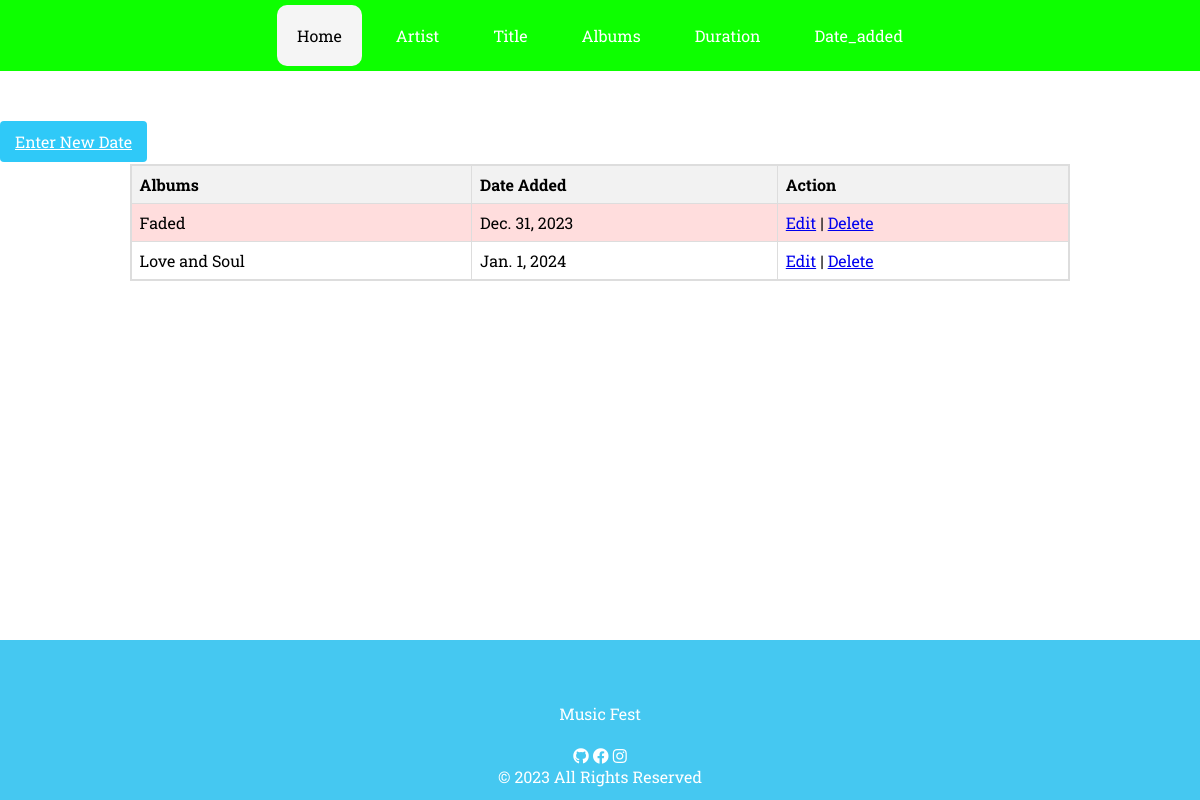
Screenshot of /date_addeds/ with the database file from the repository.
### record/models.py (models this page shows, shortened)
class date_added(models.Model):
    artistID = models.AutoField(primary_key=True)
    albumsArtist = models.CharField( max_length=50)
    albums_name = models.CharField(max_length=255)  # Adding the 'albums' field
    song = models.CharField(max_length=255)
    DateAdded = models.DateField()

### record/views.py (the view)
# urls.py: path('date_addeds/', date_addedListView.as_view(), name='date_added-list'),
class date_addedListView(ListView):
    model = date_added
    template_name = 'date_added_list.html'
    context_object_name = 'date_added'
    paginate_by = 5
    def get_queryset(self):
        return date_added.objects.all()

### record/templates/date_added_list.html (shortened to what this page needs)
{% extends 'base.html' %}
{% load static %}
{% block content %}
<a href="{% url 'date_added-add' %}" class="custom-btn btn btn-primary">Enter New Date</a><br>
<section class="trainers-container">
    <table class="styled-table">
      <tbody>
        <tr>
          <th>Albums</th>
          <th>Date Added</th>
          <th>Action</th>
        </tr>
        {% for date_added in object_list %}
        <tr>
          <td>{{ date_added.albums_name}}</td>
          <td>{{ date_added.DateAdded}}</td>
          <td>
            <a href="{% url 'date_added-update' date_added.artistID%}">Edit</a> |
            <a href="{% url 'date_added-delete' date_added.artistID %}">Delete</a>
          </td>
        </tr>
        {% empty %}
                <tr>
                <td colspan="4" style="text-align: center;">
                    <p>No Records Found</p>
                </td>
                </tr>
        {% endfor %}
      </tbody>
    </table>
</section>
{% endblock %}

### record/static/css/style.css (style rules this page uses)
* { margin: 0; padding: 0; font-family: 'Roboto Slab'; }
body { background-image: url('../images/music1.jpg'); background-size: cover; background-position: center; background-attachment: fixed; height: 100%; margin: 0; padding: 0; }
.custom-btn.btn.btn-primary { background-color: #2fc9f8; color: white; padding: 10px 15px; border-radius: 4px; cursor: pointer; }
.trainers-container { min-height: auto; border-collapse: collapse; margin: 1%; display: flex; justify-content: center; }
.trainers-container table { border-collapse: collapse; background-color: white; border: 2px solid #dddddd; }
.trainers-container th, .trainers-container td { border: 1px solid #dddddd; text-align: left; padding: 8px; }
.trainers-container th { background-color: white; }
.styled-table { width: 80%; border-collapse: collapse; border: 1px solid #ddd; }
.styled-table th { background-color: #f2f2f2; padding: 8px; text-align: left; border: 1px solid #ddd; }
.styled-table td { padding: 8px; text-align: left; border: 1px solid #ddd; }
.styled-table tbody tr:nth-child(even) { background-color: #ffdddd; }
.styled-table tbody tr:nth-child(odd) { background-color: #ffffff; }

### rows the page displays
date_added: albums_name "Faded", DateAdded "Dec. 31, 2023"
date_added: albums_name "Love and Soul", DateAdded "Jan. 1, 2024"
